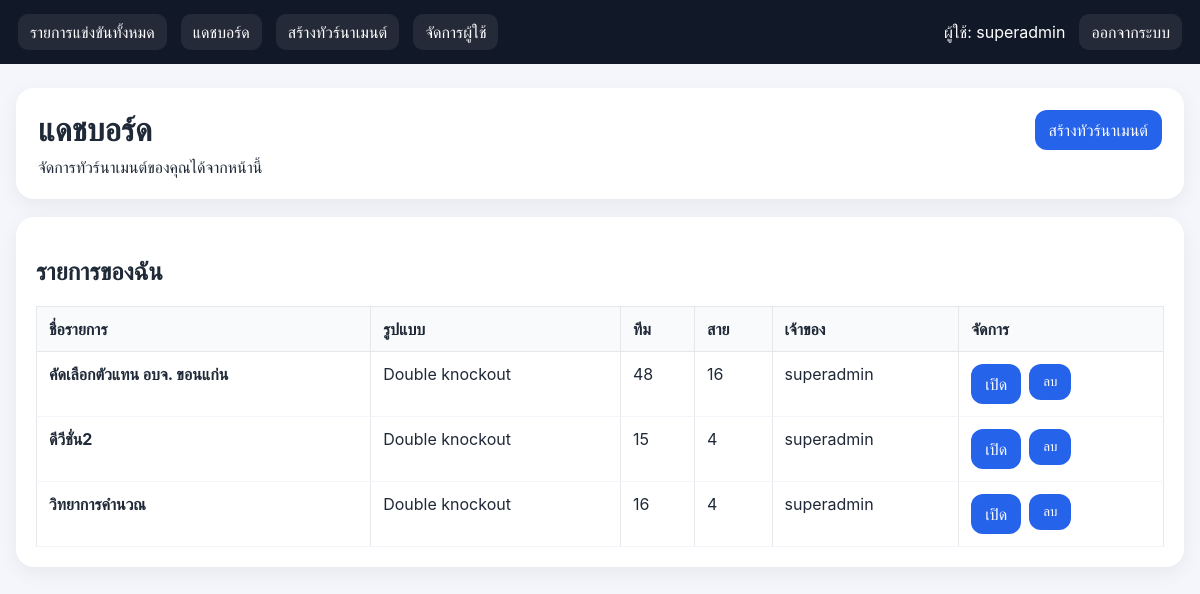
The app's page /dashboard (signed in) with its own data.
### tables this page shows
CREATE TABLE users (
            id INTEGER PRIMARY KEY AUTOINCREMENT,
            username TEXT UNIQUE NOT NULL,
            password_hash TEXT NOT NULL,
            role TEXT NOT NULL CHECK(role IN ('super_admin', 'admin')),
            created_by INTEGER,
            is_active INTEGER NOT NULL DEFAULT 1,
            create_quota INTEGER NOT NULL DEFAULT 0,
            created_count INTEGER NOT NULL DEFAULT 0,
            expires_at TEXT,
            created_at TEXT NOT NULL,
            updated_at TEXT NOT NULL,
            FOREIGN KEY(created_by) REFERENCES users(id)
        );

CREATE TABLE tournaments (
            id INTEGER PRIMARY KEY AUTOINCREMENT,
            name TEXT NOT NULL,
            owner_id INTEGER NOT NULL,
            team_count INTEGER NOT NULL,
            group_count INTEGER NOT NULL,
            group_sizes_json TEXT NOT NULL,
            avoid_same INTEGER NOT NULL DEFAULT 1,
            competition_type TEXT NOT NULL DEFAULT 'double_knockout',
            qualify_per_group INTEGER NOT NULL DEFAULT 2,
            status TEXT NOT NULL DEFAULT 'draft',
            created_at TEXT NOT NULL,
            FOREIGN KEY(owner_id) REFERENCES users(id)
        );

### app.py (the view, shortened to what this page needs)
@app.route("/dashboard")
@login_required
def dashboard():
    user = current_user()
    db = get_db()
    if user["role"] == "super_admin":
        tournaments = db.execute(
            """
            SELECT t.*, u.username AS owner_name
            FROM tournaments t JOIN users u ON u.id = t.owner_id
            ORDER BY t.id DESC
            """
        ).fetchall()
    create_ok, create_message = can_create_tournament(user)
    return render_template("dashboard.html", tournaments=tournaments, create_ok=create_ok, create_message=create_message)

### app.py (called while the page is built)
def table_exists(db, table_name):
    row = db.execute(
        "SELECT name FROM sqlite_master WHERE type = 'table' AND name = ?",
        (table_name,),
    ).fetchone()
    return row is not None

def get_db():
    if "db" not in g:
        g.db = sqlite3.connect(DATABASE)
        g.db.row_factory = sqlite3.Row
        ensure_runtime_schema(g.db)
    return g.db

def current_user():
    uid = session.get("user_id")
    if not uid:
        return None
    return get_db().execute("SELECT * FROM users WHERE id = ?", (uid,)).fetchone()

def login_required(view):
    @wraps(view)
    def wrapped(*args, **kwargs):
        if not current_user():
            flash("กรุณาเข้าสู่ระบบก่อน", "error")
            return redirect(url_for("login"))
        return view(*args, **kwargs)
    return wrapped

def check_login_access(user):
    if not user["is_active"]:
        return False, "บัญชีนี้ถูกปิดการใช้งานชั่วคราว"
    if user["expires_at"]:
        expiry = parse_expiry(user["expires_at"])
        if expiry and now_dt().date() > expiry.date():
            return False, "บัญชีนี้หมดอายุแล้ว"
    return True, None

def can_create_tournament(user):
    ok, message = check_login_access(user)
    if not ok:
        return ok, message
    if user["role"] != "super_admin" and user["create_quota"] <= 0:
        return False, "สิทธิ์สร้างทัวร์นาเมนต์หมดแล้ว"
    return True, None

def competition_type_label(value):
    labels = {
        "double_knockout": "Double knockout",
        "double_elimination": "Double knockout",
        "knockout": "Knockout",
    }
    return labels.get(value, value or "-")

@app.context_processor
def inject_user():
    return {
        "current_user": current_user(),
        "competition_type_label": competition_type_label,
        "stage_can_edit": stage_is_editable,
    }

### templates/dashboard.html (shortened to what this page needs)
{% extends "base.html" %}
{% block content %}
<div class="page-grid">
    <div class="card" style="padding: 22px;">
        <div style="display:flex; justify-content:space-between; gap:16px; align-items:flex-start; flex-wrap:wrap;">
            <div>
                <h1 style="margin:0 0 8px 0;">แดชบอร์ด</h1>
                <p class="muted-text" style="margin:0;">
                    จัดการทัวร์นาเมนต์ของคุณได้จากหน้านี้
                </p>
            </div>
            <div>
                {% if create_ok %}
                    <a class="btn btn-primary" href="{{ url_for('create_tournament') }}">สร้างทัวร์นาเมนต์</a>
                {% else %}
                    <button class="btn btn-secondary" disabled>สร้างทัวร์นาเมนต์ไม่ได้</button>
                {% endif %}
            </div>
        </div>
    </div>
    <div class="card" style="padding: 20px;">
        <h2 class="section-title">รายการของฉัน</h2>
        {% if tournaments %}
        <div style="overflow-x:auto;">
            <table style="border-collapse: collapse;">
                <thead>
                    <tr>
                        <th style="text-align:left; padding:12px; border-bottom:1px solid #e5e7eb;">ชื่อรายการ</th>
                        <th style="text-align:left; padding:12px; border-bottom:1px solid #e5e7eb;">รูปแบบ</th>
                        <th style="text-align:left; padding:12px; border-bottom:1px solid #e5e7eb;">ทีม</th>
                        <th style="text-align:left; padding:12px; border-bottom:1px solid #e5e7eb;">สาย</th>
                        <th style="text-align:left; padding:12px; border-bottom:1px solid #e5e7eb;">เจ้าของ</th>
                        <th style="text-align:left; padding:12px; border-bottom:1px solid #e5e7eb;">จัดการ</th>
                    </tr>
                </thead>
                <tbody>
                    {% for t in tournaments %}
                    <tr>
                        <td style="padding:12px; border-bottom:1px solid #f1f5f9;">
                            <strong>{{ t.name }}</strong>
                        </td>
                        <td style="padding:12px; border-bottom:1px solid #f1f5f9;">
                            {{ competition_type_label(t.competition_type) }}
                        </td>
                        <td style="padding:12px; border-bottom:1px solid #f1f5f9;">{{ t.team_count }}</td>
                        <td style="padding:12px; border-bottom:1px solid #f1f5f9;">{{ t.group_count }}</td>
                        <td style="padding:12px; border-bottom:1px solid #f1f5f9;">{{ t.owner_name }}</td>
                        <td style="padding:12px; border-bottom:1px solid #f1f5f9;">
                            <div style="display:flex; gap:8px; flex-wrap:wrap;">
                                <a class="btn btn-primary" href="{{ url_for('view_tournament', tournament_id=t.id) }}">เปิด</a>
                                <form method="post" action="{{ url_for('delete_tournament', tournament_id=t.id) }}" onsubmit="return confirm('ยืนยันการลบทัวร์นาเมนต์นี้?');">
                                    <button type="submit" class="btn btn-danger">ลบ</button>
                                </form>
                            </div>
                        </td>
                    </tr>
                    {% endfor %}
                </tbody>
            </table>
        </div>
        {% else %}
        <div class="empty-state">ยังไม่มีทัวร์นาเมนต์</div>
        {% endif %}
    </div>
</div>
{% endblock %}

### templates/base.html (shortened to what this page needs)
<!doctype html>
<html lang="th">
<head>
</head>
<body>
  <div class="nav">
    <a href="{{ url_for('home') }}">รายการแข่งขันทั้งหมด</a>
    {% if current_user %}
      <a href="{{ url_for('dashboard') }}">แดชบอร์ด</a>
      <a href="{{ url_for('create_tournament') }}">สร้างทัวร์นาเมนต์</a>
      {% if current_user['role'] == 'super_admin' %}
      <a href="{{ url_for('manage_users') }}">จัดการผู้ใช้</a>
      {% endif %}
      <span>ผู้ใช้: {{ current_user['username'] }}</span>
      <a href="{{ url_for('logout') }}">ออกจากระบบ</a>
    {% else %}
      <span class="spacer"></span>
      <a href="{{ url_for('login') }}">เข้าสู่ระบบ</a>
    {% endif %}
  </div>
  <div class="wrap">
    {% block content %}{% endblock %}
  </div>
</body>
</html>

### templates/base.html (style rules this page uses)
body { font-family:-apple-system,BlinkMacSystemFont,'Segoe UI',sans-serif;background:#f4f6fb;margin:0;color:#1f2937 }
.nav { background:#111827;color:#fff;padding:14px 18px;display:flex;gap:14px;align-items:center;flex-wrap:wrap }
.nav a { color:#fff;text-decoration:none;padding:8px 12px;border-radius:10px;background:rgba(255,255,255,.08) }
.wrap { max-width:1200px;margin:24px auto;padding:0 16px }
.card { background:#fff;border-radius:18px;padding:20px;box-shadow:0 6px 20px rgba(0,0,0,.06);margin-bottom:18px }
.btn { display:inline-block;border:0;border-radius:12px;padding:10px 14px;background:#2563eb;color:#fff;text-decoration:none;cursor:pointer }
table { width:100%;border-collapse:collapse }
th,td { border:1px solid #e5e7eb;padding:8px;vertical-align:top }
th { background:#f8fafc }

### records on screen
users: username "superadmin"
tournaments: name "คัดเลือกตัวแทน อบจ. ขอนแก่น", competition_type "Double knockout", team_count "48", group_count "16", owner_name "superadmin"
tournaments: name "ดีวีชั่น2", competition_type "Double knockout", team_count "15", group_count "4", owner_name "superadmin"
tournaments: name "วิทยาการคำนวณ", competition_type "Double knockout", team_count "16", group_count "4", owner_name "superadmin"
